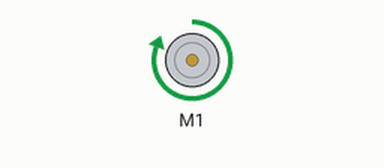
This program was run on a simulated Raspberry Pi (BCM pin numbers). Shown: DC motor (green arrow = forward, orange = backward, longer = faster).

Above: at 2.5 s.
At 7.5 s:
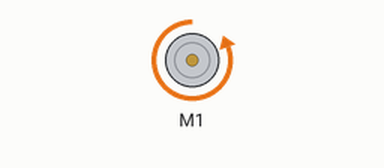
Timing chart, 0 to 13.0 s (numbered marks = the images above):
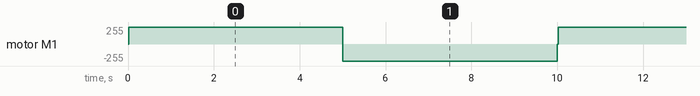

The program:

Motor1.py
```python
# Starts a motor with Motor class

from gpiozero import Motor
from time import sleep

motor = Motor(forward=4, backward=14)

while True:
    motor.forward()
    sleep(5)
    motor.backward()
    sleep(5)
    motor.stop()
```

Measured:
- by itself, motor M1: repeats every 10.0 s: backward 255/255 5.0 s, stopped 0.02 s, forward 255/255 5.0 s
